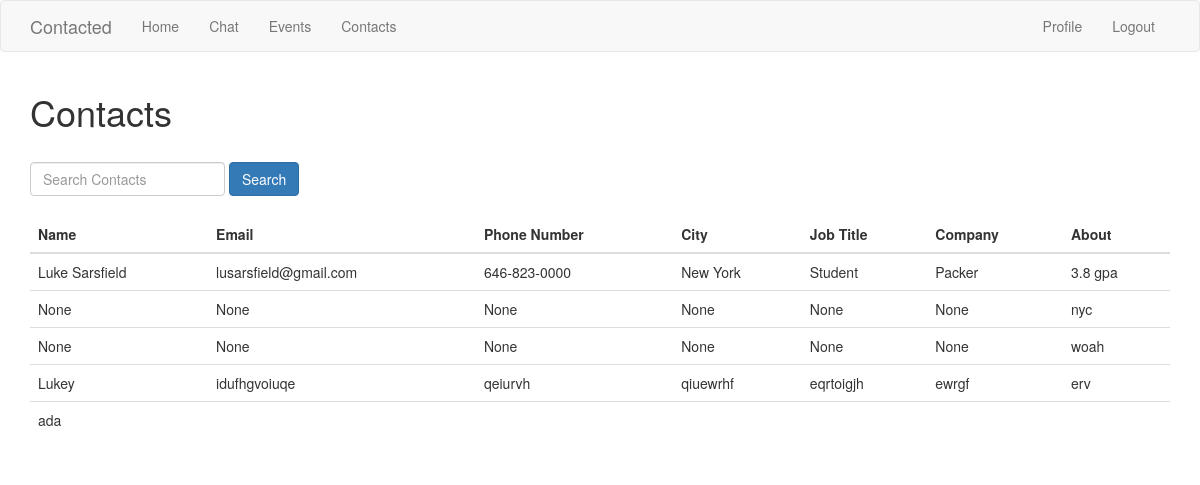
The page /contacts (signed in) on the database as committed earlier.
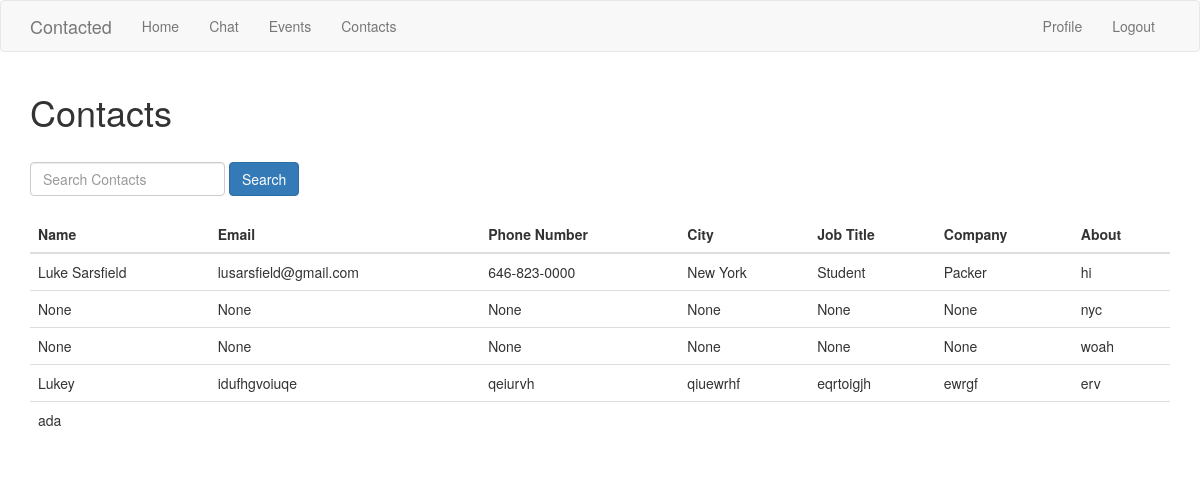
The same page on the database as committed later.
### app/models.py (models this page shows, shortened)
class User(UserMixin, db.Model):
    id = db.Column(db.Integer, primary_key=True)
    username = db.Column(db.String(64), index=True, unique=True)
    email = db.Column(db.String(120), index=True, unique=True)
    password_hash = db.Column(db.String(128))
    posts = db.relationship('Post', backref='author', lazy='dynamic')
    fullname_me = db.Column(db.String(140))
    email_me = db.Column(db.String(140))
    phonenumber_me = db.Column(db.String(140))
    city_me = db.Column(db.String(140))
    jobtitle_me = db.Column(db.String(140))
    company_me = db.Column(db.String(140))
    about_me = db.Column(db.String(140))
    last_seen = db.Column(db.DateTime, default=datetime.utcnow)
    followed = db.relationship(
        'User', secondary=followers,
        primaryjoin=(followers.c.follower_id == id),
        secondaryjoin=(followers.c.followed_id == id),
        backref=db.backref('followers', lazy='dynamic'), lazy='dynamic')

### app/routes.py (the view)
@app.route('/contacts', methods=['GET', 'POST'])
@login_required
def contacts():
    users = User.query.all()
    return render_template('contacts.html', users=users)

### app/models.py (called while the page is built)
@login.user_loader
def load_user(id):
    return User.query.get(int(id))

### app/routes.py (called while the page is built)
@app.before_request
def before_request():
    if current_user.is_authenticated:
        current_user.last_seen = datetime.utcnow()
        db.session.commit()

### app/templates/contacts.html (shortened to what this page needs)
{% extends "base.html" %}
{% block content %}
  <div class="container">
    <h1>Contacts</h1>
    <br>
    <form class="form-inline mb-3">
      <div class="form-group">
        <input type="text" class="form-control" id="search-input" placeholder="Search Contacts">
      </div>
      <button type="button" class="btn btn-primary" id="search-button">Search</button>
    </form>
    <br>
    <table class="table">
      <thead>
        <tr>
          <th>Name</th>
          <th>Email</th>
          <th>Phone Number</th>
          <th>City</th>
          <th>Job Title</th>
          <th>Company</th>
          <th>About</th>
        </tr>
      </thead>
      <tbody>
        {% for user in users %}
        <tr>
          <td>{{ user.fullname_me }}</td>
          <td>{{ user.email_me }}</td>
          <td>{{ user.phonenumber_me }}</td>
          <td>{{ user.city_me }}</td>
          <td>{{ user.jobtitle_me }}</td>
          <td>{{ user.company_me }}</td>
          <td>{{ user.about_me }}</td>
        </tr>
        {% endfor %}
      </tbody>
    </table>
  </div>
{% endblock %}

Rows that differ between the two databases and show on the page:
changed User "Luke Sarsfield": about_me "3.8 gpa" → "hi"
